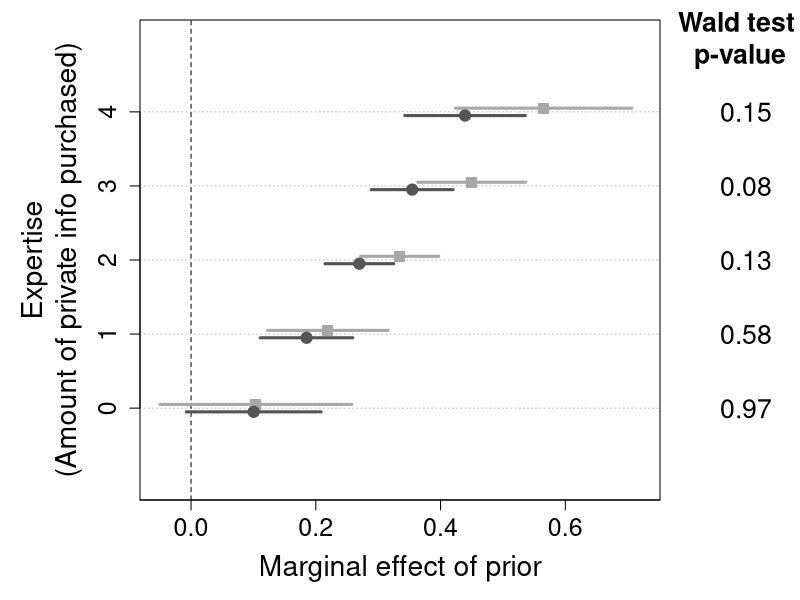
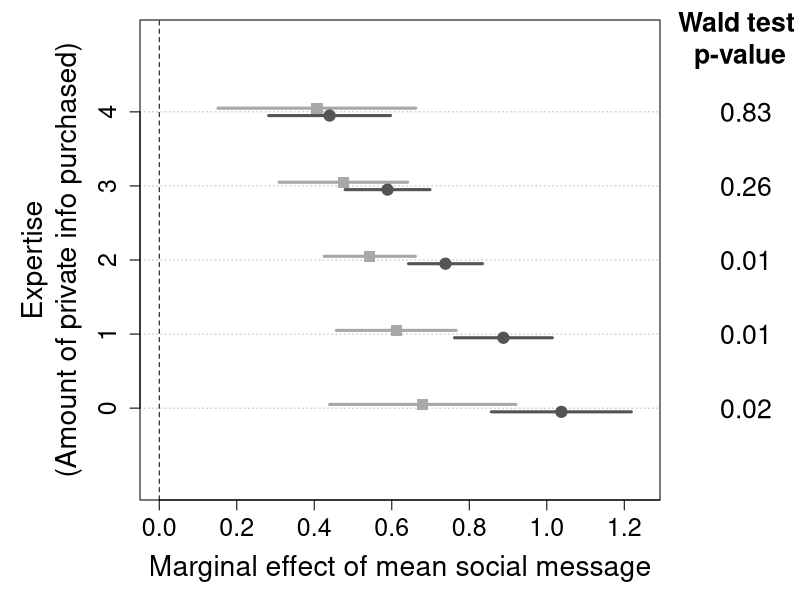
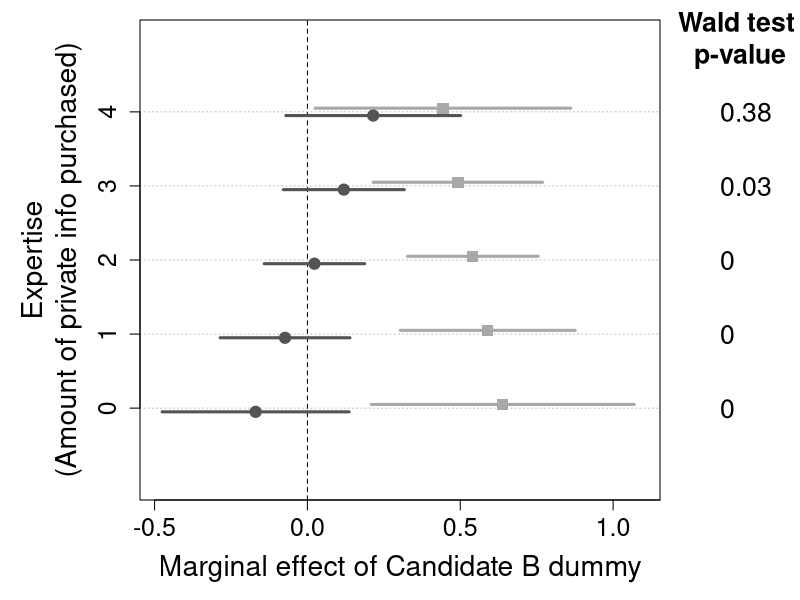
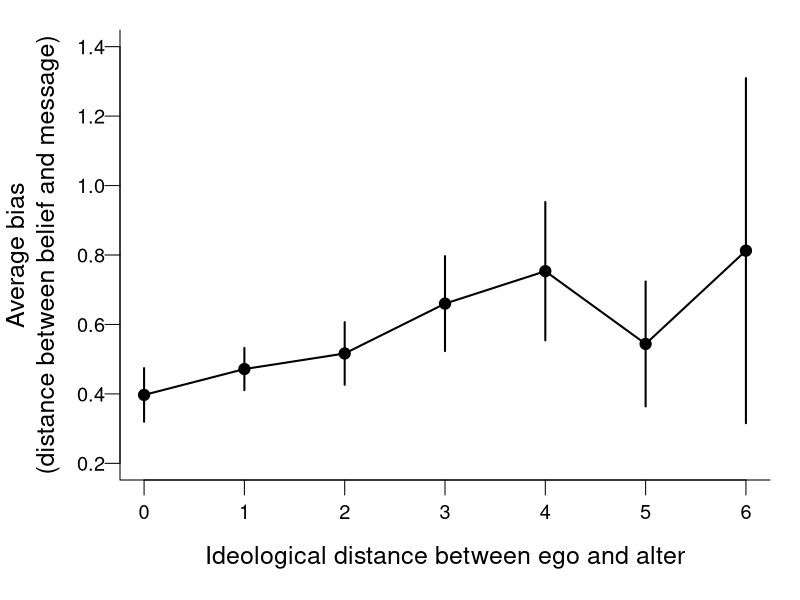

R code for these plots, in order:
# Coding corrections: re-estimates Table 2, Table 3, Figure 1, and Figure 2
# with corrected versions of four variables (see "Coding corrections" in the
# README). Scripts 01-05 reproduce the published results; this script does not
# change them.
#
#   buyinfo_raw            replaces buyinfo           (Table 3, Figure 2)
#   prior_ztree            replaces prior             (Table 3, Figure 2)
#   message_dist_corrected replaces message_dist      (Figure 1)
#   newinfo_corrected      replaces newinfo           (Table 2)
#
# Input:  data/discussant_choices.csv, data/judgments.csv, data/messages.csv
# Output: output/corrections/table2_corrected.csv
#         output/corrections/table3_corrected.csv
#         output/corrections/figure1_corrected.pdf
#         output/corrections/figure2a_corrected.pdf, figure2b_corrected.pdf,
#         figure2c_corrected.pdf

library(lme4)

out <- "output/corrections"
dir.create(out, showWarnings = FALSE, recursive = TRUE)

# Coefficients by treatment with Wald test of equality ------------------------
compare_treatments <- function(m0, m1) {
  b0 <- fixef(m0)
  b1 <- fixef(m1)
  se0 <- sqrt(diag(vcov(m0)))
  se1 <- sqrt(diag(vcov(m1)))
  data.frame(
    term         = names(b0),
    control_est  = round(b0, 2),
    control_se   = round(se0, 3),
    accuracy_est = round(b1, 2),
    accuracy_se  = round(se1, 3),
    wald_p       = round(pchisq((b0 - b1)^2 / (se0^2 + se1^2), 1, lower.tail = FALSE), 2),
    row.names    = NULL
  )
}

# Table 2 with corrected newinfo ----------------------------------------------
dyads <- read.csv("data/discussant_choices.csv")
link_formula <- link ~ alterbuyinfo + distance + askbefore + newinfo_corrected +
  (1 | period) + (1 | requestnum)
link_control  <- glmer(link_formula, data = subset(dyads, accuracy == 0), family = binomial)
link_accuracy <- glmer(link_formula, data = subset(dyads, accuracy == 1), family = binomial)

table2_corrected <- compare_treatments(link_control, link_accuracy)
table2_corrected
write.csv(table2_corrected, file.path(out, "table2_corrected.csv"), row.names = FALSE)

# Table 3 with raw purchase count and z-Tree prior ----------------------------
judgments <- read.csv("data/judgments.csv")
judgment_formula <- guess7 ~ prior_ztree * buyinfo_raw + socmn * buyinfo_raw +
  candB * buyinfo_raw + (1 | subjectid) + (1 | period)
lm_control  <- lmer(judgment_formula, data = subset(judgments, accuracy == 0))
lm_accuracy <- lmer(judgment_formula, data = subset(judgments, accuracy == 1))

table3_corrected <- compare_treatments(lm_control, lm_accuracy)
table3_corrected
write.csv(table3_corrected, file.path(out, "table3_corrected.csv"), row.names = FALSE)

# Figure 2 with expertise 0-4 -------------------------------------------------
marginal_effect <- function(model, x, xz, z = 0:4) {
  b <- fixef(model)
  v <- as.matrix(vcov(model))
  est <- b[x] + b[xz] * z
  se <- sqrt(v[x, x] + z^2 * v[xz, xz] + 2 * z * v[x, xz])
  crit <- qt(.975, nobs(model) - length(b) - 2)
  data.frame(z = z, est = est, se = se, lb = est - crit * se, ub = est + crit * se)
}

plot_marginal_effect <- function(x, xz, xlab, file) {
  me0 <- marginal_effect(lm_control, x, xz)
  me1 <- marginal_effect(lm_accuracy, x, xz)
  wald_p <- pchisq((me0$est - me1$est)^2 / (me0$se^2 + me1$se^2), 1, lower.tail = FALSE)
  print(data.frame(expertise = me0$z, control = round(me0$est, 2),
                   accuracy = round(me1$est, 2), wald_p = round(wald_p, 2)))

  y <- seq_along(me0$z)
  xlim <- range(c(0, me0$lb, me1$lb, me0$ub, me1$ub)) * 1.02
  pdf(file, width = 9, height = 8)
  par(mar = c(5, 7, 1, 7))
  plot(1:10, 1:10, type = "n", xaxt = "n", yaxt = "n",
       ylim = c(0, length(y) + 1), xlim = xlim,
       xlab = xlab, ylab = "Expertise\n(Amount of private info purchased)",
       mgp = c(3, 1, 0), cex.lab = 1.7)
  abline(h = y, lty = "dotted", col = "grey")
  abline(v = 0, lty = 2)
  segments(me0$lb, y + .05, me0$ub, y + .05, col = "grey66", lwd = 3)
  segments(me1$lb, y - .05, me1$ub, y - .05, col = "grey33", lwd = 3)
  points(me0$est, y + .05, pch = 15, col = "grey66", cex = 1.5)
  points(me1$est, y - .05, pch = 19, col = "grey33", cex = 1.5)
  axis(1, at = pretty(xlim), cex.axis = 1.5)
  axis(2, at = y, labels = me0$z, cex.axis = 1.5)
  mtext("Wald test \np-value", side = 4, at = length(y) + 1, line = 4,
        las = 1, font = 2, adj = .5, cex = 1.6)
  mtext(round(wald_p, 2), side = 4, at = y, las = 1, line = 3, cex = 1.6)
  dev.off()
}

plot_marginal_effect("prior_ztree", "prior_ztree:buyinfo_raw",
                     "Marginal effect of prior", file.path(out, "figure2a_corrected.pdf"))
plot_marginal_effect("socmn", "buyinfo_raw:socmn",
                     "Marginal effect of mean social message", file.path(out, "figure2b_corrected.pdf"))
plot_marginal_effect("candB", "buyinfo_raw:candB",
                     "Marginal effect of Candidate B dummy", file.path(out, "figure2c_corrected.pdf"))

# Figure 1 with corrected message bias and corrected confidence intervals ------
messages <- read.csv("data/messages.csv")
bias <- aggregate(message_dist_corrected ~ distance, data = messages, FUN = mean)
sd <- aggregate(message_dist_corrected ~ distance, data = messages, FUN = sd)[, 2]
n <- aggregate(message_dist_corrected ~ distance, data = messages, FUN = length)[, 2]
bias$lb <- bias[, 2] - qt(.975, n - 1) * sd / sqrt(n)
bias$ub <- bias[, 2] + qt(.975, n - 1) * sd / sqrt(n)
bias

pdf(file.path(out, "figure1_corrected.pdf"), width = 6.5, height = 7)
par(cex = 1.5, mar = c(4, 4, 1, 1), mgp = c(2, .5, 0))
plot(bias$distance, bias[, 2], type = "n", bty = "l", xaxt = "n", yaxt = "n",
     ylim = range(c(0.2, 1.4, bias$lb, bias$ub)),
     xlab = "Ideological distance between ego and alter",
     ylab = "Average bias\n(distance between belief and message)")
lines(bias$distance, bias[, 2], lwd = 2)
segments(bias$distance, bias$lb, bias$distance, bias$ub, lwd = 2)
points(bias$distance, bias[, 2], pch = 19)
axis(1, at = 0:6, cex.axis = .8)
axis(2, at = seq(.2, 1.4, .2), cex.axis = .8, las = 1)
dev.off()

summary(lm(message_dist_corrected ~ distance, data = messages))

# Private information purchase by treatment, raw count (cf. p. 374) -----------
votes <- read.csv("data/votes.csv")
t.test(buyinfo_raw ~ accuracy, data = votes, var.equal = TRUE)
